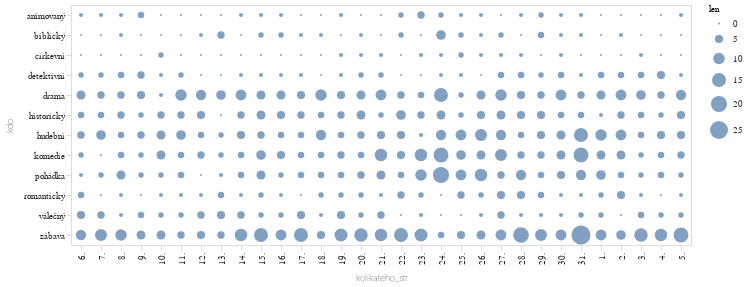

Here is the notebook cell this chart was saved with:
### Code cell
do_grafu3 = pl.concat(
    [
        najdi_cloveka("komedi","komedie"),
        najdi_cloveka("drama","drama"),
        najdi_cloveka("zábavn","zábava"),
        najdi_cloveka("pohádk","pohádka"),
        najdi_cloveka("hudební","hudební"),
        najdi_cloveka("romantick","romantický"),
        najdi_cloveka("válečn","válečný"),
        najdi_cloveka("historick","historický"),
        najdi_cloveka("církevn","církevní"),
        najdi_cloveka("bibl","biblický"),
        najdi_cloveka("animovan","animovaný"),
        najdi_cloveka("detektiv","detektivní"),
    ]
)

alt.Chart(
    do_grafu3
).mark_circle(
).encode(
    alt.X("kolikateho_str:N",sort=poradi_dat),
    alt.Y("kdo:N"),
    alt.Size("len:Q")
)

### Figure 1 — Vega-Lite specification as saved in the notebook (floating-point values rounded to 4 significant figures; data arrays with more than 128 entries replaced by an {"elided": "..."} marker saying what was removed)
{"config": {"title": {"font": "Noticia Text", "fontSize": 11.5, "anchor": "start", "lineHeight": 19, "fontWeight": "bolder", "subtitleFont": "Noticia Text", "subtitleFontSize": 10, "subtitleLineHeight": 15, "subtitlePadding": 10, "dy": -10, "color": "#292829", "subtitleColor": "#292829"}, "axis": {"labelFont": "Asap", "titleFont": "Asap", "fontWeight": "lighter", "titleFontWeight": "lighter", "labelFontSize": 9, "titleFontSize": 9, "labelPadding": 2, "titlePadding": 9, "domainOpacity": 0, "tickColor": "#DCDDD6", "labelColor": "#292829"}, "legend": {"labelFont": "Asap", "labelFontWeight": "normal", "titleFont": "Asap", "titleFontWeight": "normal", "labelFontSize": 9, "titleFontSize": 9, "labelColor": "#292829"}}, "data": {"name": "data-ab1db6b5b552fcf2fb28e8c4110f1972"}, "mark": {"type": "circle"}, "encoding": {"size": {"field": "len", "type": "quantitative"}, "x": {"field": "kolikateho_str", "sort": ["6.", "7.", "8.", "9.", "10.", "11.", "12.", "13.", "14.", "15.", "16.", "17.", "18.", "19.", "20.", "21.", "22.", "23.", "24.", "25.", "26.", "27.", "28.", "29.", "30.", "31.", "1.", "2.", "3.", "4.", "5."], "type": "nominal"}, "y": {"field": "kdo", "type": "nominal"}}, "$schema": "https://vega.github.io/schema/vega-lite/v5.8.0.json", "datasets": {"data-ab1db6b5b552fcf2fb28e8c4110f1972": {"elided": "372 records"}}}
